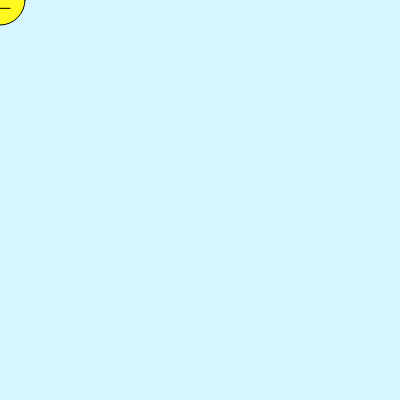
Frame 1 (no input)
Frame 60 (no input): identical to frame 1, image omitted
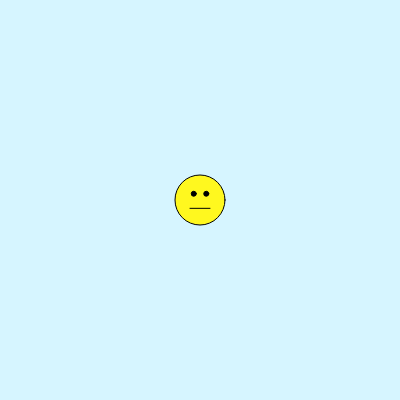
Frame 120 (the mouse pressed at the canvas centre since frame 60)

The p5.js sketch that drew these frames (run headless with seeded random() and noise() and a simulated clock; from frame 60 on, the mouse is pressed at the canvas centre):

// p5.js sketch
// ── sketch.js
// DM2008 — Activity 3b
// One Function Wonder (20 min)
//
// Write a function that draws a shape or group of shapes.
// It should take at least one parameter — try x, y, size, or color.
// Call it several times with different values to create variation.
//
// Ideas: a simple face, a flower, a house, an icon.
// Example: myShape(100, 200, 50); myShape(300, 200, 80);
//
// Stretch: call your function inside a for loop to create a repeating pattern.

function setup() {
  createCanvas(400, 400);
  rectMode(CENTER);
}

function draw() {
  background("#d6f5ff");

  // Call your function here with different values each time
  face(mouseX, mouseY, 50);
}

// Define your function outside draw()
// It can be called from anywhere in your sketch

function face(x, y, s) {
  fill("#fff81f");
  ellipse(x, y, s);
  fill(0);
  ellipse(x-s/8, y-s/8, s/10);
  ellipse(x+s/8, y-s/8, s/10);
  line(x-s/5, y+s/6, x+s/5, y+s/6)
}
